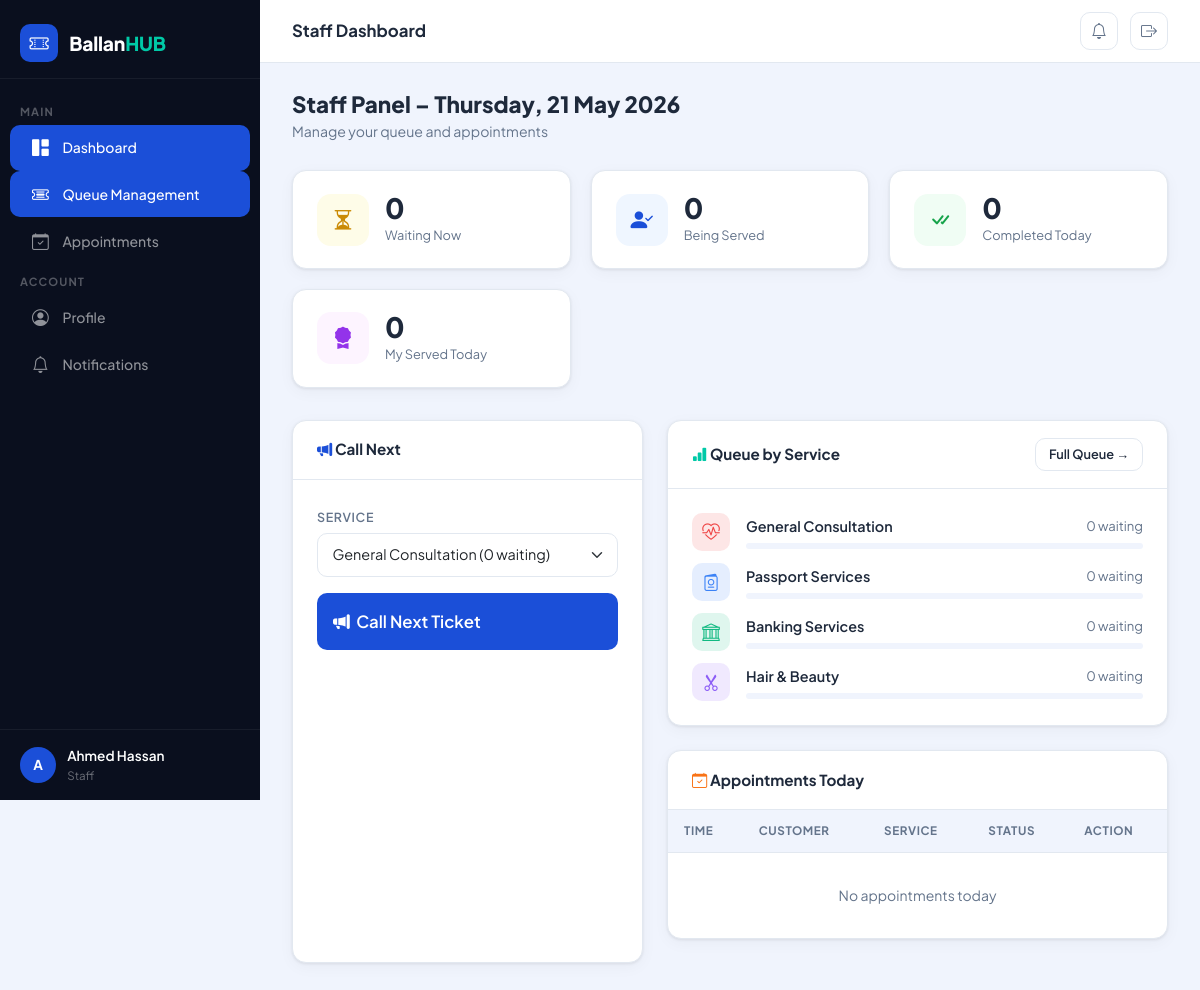
Screenshot of /staff/dashboard.php (signed in) with the database file from the repository.
### tables this page shows
CREATE TABLE `services` (
  `id` INT UNSIGNED NOT NULL AUTO_INCREMENT,
  `branch_id` INT UNSIGNED NOT NULL,
  `name` VARCHAR(150) NOT NULL,
  `description` TEXT,
  `prefix` VARCHAR(5) NOT NULL DEFAULT 'A',
  `avg_duration_minutes` INT DEFAULT 10,
  `max_capacity` INT DEFAULT 100,
  `status` ENUM('active','inactive') DEFAULT 'active',
  `icon` VARCHAR(100) DEFAULT 'bi-person-badge',
  `color` VARCHAR(20) DEFAULT '#3b82f6',
  `created_at` TIMESTAMP DEFAULT CURRENT_TIMESTAMP,
  `updated_at` TIMESTAMP DEFAULT CURRENT_TIMESTAMP ON UPDATE CURRENT_TIMESTAMP,
  PRIMARY KEY (`id`),
  FOREIGN KEY (`branch_id`) REFERENCES `branches`(`id`) ON DELETE CASCADE,
  INDEX `idx_branch` (`branch_id`),
  INDEX `idx_status` (`status`)
);

### helpers/functions.php (called while the page is built, shortened)
<?php
function e(mixed $value): string {
    return htmlspecialchars((string)$value, ENT_QUOTES | ENT_SUBSTITUTE, 'UTF-8');
}

### staff/dashboard.php (the view, shortened to what this page needs)
<?php
$pdo       = db();
$bid       = (int)($_SESSION['branch_id'] ?? 1);
$waiting   = (int)$pdo->query("SELECT COUNT(*) FROM tickets WHERE branch_id=$bid AND status='waiting' AND DATE(created_at)=CURDATE()")->fetchColumn();
$serving   = (int)$pdo->query("SELECT COUNT(*) FROM tickets WHERE branch_id=$bid AND status IN ('called','in_progress') AND DATE(created_at)=CURDATE()")->fetchColumn();
$completed = (int)$pdo->query("SELECT COUNT(*) FROM tickets WHERE branch_id=$bid AND status='completed' AND DATE(created_at)=CURDATE()")->fetchColumn();
$myServed  = (int)$pdo->query("SELECT COUNT(*) FROM tickets WHERE served_by={$_SESSION['user_id']} AND DATE(created_at)=CURDATE()")->fetchColumn();
$services = $pdo->prepare(
    "SELECT s.*,
            SUM(CASE WHEN t.status='waiting' THEN 1 ELSE 0 END) AS waiting_count,
            SUM(CASE WHEN t.status IN ('called','in_progress') THEN 1 ELSE 0 END) AS serving_count
     FROM services s
     LEFT JOIN tickets t ON t.service_id=s.id AND t.branch_id=:bid AND DATE(t.created_at)=CURDATE()
     WHERE s.branch_id=:bid2 AND s.status='active'
     GROUP BY s.id ORDER BY waiting_count DESC"
);
$services->execute([':bid' => $bid, ':bid2' => $bid]);
$allServices = $services->fetchAll();
$appointments = $pdo->prepare(
    "SELECT a.*, s.name AS service_name, u.full_name AS customer_name, u.phone AS customer_phone
     FROM appointments a
     JOIN services s ON s.id=a.service_id
     JOIN users u ON u.id=a.user_id
     WHERE a.branch_id=? AND a.appointment_date=CURDATE()
     ORDER BY a.appointment_time"
);
$appointments->execute([$bid]);
$todayAppts = $appointments->fetchAll();
require_once __DIR__ . '/../views/partials/header.php';
?>
<div style="margin-bottom:1.75rem">
  <h1 style="font-size:1.4rem;font-weight:800;margin-bottom:.2rem">
    Staff Panel – <?= date('l, d F Y') ?>
  </h1>
  <p style="color:var(--muted);font-size:.88rem">Manage your queue and appointments</p>
</div>
<div class="stat-grid" style="margin-bottom:2rem">
  <div class="stat-card">
    <div class="stat-icon" style="background:#fefce8;color:#ca8a04"><i class="bi bi-hourglass-split"></i></div>
    <div class="stat-text">
      <div class="value" id="statWaiting"><?= $waiting ?></div>
      <div class="label">Waiting Now</div>
    </div>
  </div>
  <div class="stat-card">
    <div class="stat-icon" style="background:#eff6ff;color:var(--brand)"><i class="bi bi-person-check-fill"></i></div>
    <div class="stat-text">
      <div class="value" id="statServing"><?= $serving ?></div>
      <div class="label">Being Served</div>
    </div>
  </div>
  <div class="stat-card">
    <div class="stat-icon" style="background:#f0fdf4;color:#16a34a"><i class="bi bi-check-all"></i></div>
    <div class="stat-text">
      <div class="value"><?= $completed ?></div>
      <div class="label">Completed Today</div>
    </div>
  </div>
  <div class="stat-card">
    <div class="stat-icon" style="background:#fdf4ff;color:#9333ea"><i class="bi bi-award-fill"></i></div>
    <div class="stat-text">
      <div class="value"><?= $myServed ?></div>
      <div class="label">My Served Today</div>
    </div>
  </div>
</div>
<div class="row g-4">
  <div class="col-lg-5">
    <div class="panel" style="height:100%">
      <div class="panel-header">
        <span class="panel-title"><i class="bi bi-megaphone-fill" style="color:var(--brand)"></i> Call Next</span>
      </div>
      <div class="panel-body">
        <div style="margin-bottom:1rem">
          <label class="form-label">Service</label>
          <select id="callSvcId" class="form-select">
            <?php foreach ($allServices as $sv): ?>
            <option value="<?= $sv['id'] ?>">
              <?= e($sv['name']) ?> (<?= (int)$sv['waiting_count'] ?> waiting)
            </option>
            <?php endforeach; ?>
          </select>
        </div>
        <button class="btn-brand" style="width:100%;padding:1rem;font-size:1.05rem;margin-bottom:1.5rem"
                onclick="callNext()">
          <i class="bi bi-megaphone-fill"></i> Call Next Ticket
        </button>
      </div>
    </div>
  </div>
  <div class="col-lg-7">
    <div class="panel">
      <div class="panel-header">
        <span class="panel-title"><i class="bi bi-bar-chart-fill" style="color:var(--accent)"></i> Queue by Service</span>
        <a href="queue.php" class="btn-ghost" style="font-size:.8rem;padding:.35rem .8rem">Full Queue →</a>
      </div>
      <div class="panel-body" style="display:flex;flex-direction:column;gap:.75rem">
        <?php foreach ($allServices as $sv): ?>
        <div style="display:flex;align-items:center;gap:1rem">
          <div style="width:38px;height:38px;border-radius:10px;background:<?= e($sv['color']) ?>22;
                      display:grid;place-items:center;font-size:1.1rem;color:<?= e($sv['color']) ?>;flex-shrink:0">
            <i class="bi <?= e($sv['icon']) ?>"></i>
          </div>
          <div style="flex:1">
            <div style="display:flex;justify-content:space-between;margin-bottom:.3rem">
              <span style="font-weight:600;font-size:.9rem"><?= e($sv['name']) ?></span>
              <span style="font-size:.82rem;color:var(--muted)"><?= (int)$sv['waiting_count'] ?> waiting</span>
            </div>
            <div style="background:var(--bg);border-radius:20px;height:6px;overflow:hidden">
            </div>
          </div>
        </div>
        <?php endforeach; ?>
      </div>
    </div>
    <div class="panel" style="margin-top:1.25rem">
      <div class="panel-header">
        <span class="panel-title"><i class="bi bi-calendar-check" style="color:#f97316"></i> Appointments Today</span>
      </div>
      <div class="table-wrap">
        <table>
          <thead>
            <tr><th>Time</th><th>Customer</th><th>Service</th><th>Status</th><th>Action</th></tr>
          </thead>
          <tbody>
            <?php if (empty($todayAppts)): ?>
            <tr><td colspan="5" style="text-align:center;color:var(--muted);padding:2rem">No appointments today</td></tr>
            <?php endif; ?>
          </tbody>
        </table>
      </div>
    </div>
  </div>
</div>
<?php
require_once __DIR__ . '/../views/partials/footer.php';
?>

### views/partials/header.php (style rules this page uses)
:root { --brand: #1B4FD8; --brand-dk: #1239a3; --brand-lt: #dbeafe; --accent: #00C9A7; --danger: #ef4444; --warning: #f59e0b; --success: #10b981; --bg: #F0F4FD; --surface: #FFFFFF; --sidebar-bg: #0A0F1E; --sidebar-w: 260px; --text: #1e293b; --muted: #64748b; --border: #e2e8f0; --radius: 14px; --shadow: 0 1px 3px rgba(0,0,0,.08), 0 4px 16px rgba(0,0,0,.04); }
*, *::before, *::after { box-sizing: border-box; }
body { font-family: 'Plus Jakarta Sans', sans-serif; background: var(--bg); color: var(--text); margin: 0; display: flex; }
.stat-grid { display: grid; grid-template-columns: repeat(auto-fill, minmax(220px, 1fr)); gap: 1.25rem; margin-bottom: 1.75rem; }
.stat-card { background: var(--surface); border-radius: var(--radius); padding: 1.4rem 1.5rem; box-shadow: var(--shadow); display: flex; align-items: center; gap: 1rem; border: 1px solid var(--border); }
.stat-icon { width: 52px; height: 52px; border-radius: 14px; display: grid; place-items: center; font-size: 1.4rem; flex-shrink: 0; }
.stat-text .value { font-size: 1.75rem; font-weight: 800; line-height: 1; }
.stat-text .label { font-size: .8rem; color: var(--muted); margin-top: .25rem; }
.panel { background: var(--surface); border-radius: var(--radius); border: 1px solid var(--border); box-shadow: var(--shadow); margin-bottom: 1.5rem; }
.panel-header { display: flex; align-items: center; justify-content: space-between; padding: 1.1rem 1.5rem; border-bottom: 1px solid var(--border); }
.panel-title { font-size: .95rem; font-weight: 700; }
.panel-body { padding: 1.5rem; }
.table-wrap { overflow-x: auto; }
table { width: 100%; border-collapse: collapse; font-size: .875rem; }
th { background: var(--bg); font-size: .73rem; font-weight: 700; text-transform: uppercase; letter-spacing: .05em; color: var(--muted); padding: .75rem 1rem; text-align: left; white-space: nowrap; }
td { padding: .85rem 1rem; border-top: 1px solid var(--border); vertical-align: middle; }
.form-label { font-size: .78rem; font-weight: 600; color: var(--muted); text-transform: uppercase; letter-spacing: .05em; margin-bottom: .4rem; }
.form-control, .form-select { font-family: inherit; font-size: .9rem; border: 1.5px solid var(--border); border-radius: 10px; padding: .65rem .9rem; transition: border-color .2s, box-shadow .2s; }
.btn-brand { background: var(--brand); color: #fff; border: none; border-radius: 10px; font-family: inherit; font-weight: 600; font-size: .875rem; padding: .55rem 1.1rem; cursor: pointer; transition: background .2s; display: inline-flex; align-items: center; gap: .4rem; text-decoration: none; }
.btn-ghost { background: none; border: 1.5px solid var(--border); border-radius: 10px; font-family: inherit; font-weight: 600; font-size: .875rem; padding: .5rem 1rem; cursor: pointer; color: var(--text); transition: border-color .2s; display: inline-flex; align-items: center; gap: .4rem; text-decoration: none; }

### rows the page displays
services: name "General Consultation", waiting_count "0"
services: name "Passport Services", waiting_count "0"
services: name "Banking Services", waiting_count "0"
services: name "Hair & Beauty", waiting_count "0"

### other values shown
substr($_SESSION['full_name'] ?? 'U', 0, 1) "A"
$_SESSION['full_name'] "Ahmed Hassan"
$pageTitle "Staff Dashboard"
$waiting "0"
$serving "0"
$completed "0"
$myServed "0"
form field value "General Consultation (0 waiting)"
